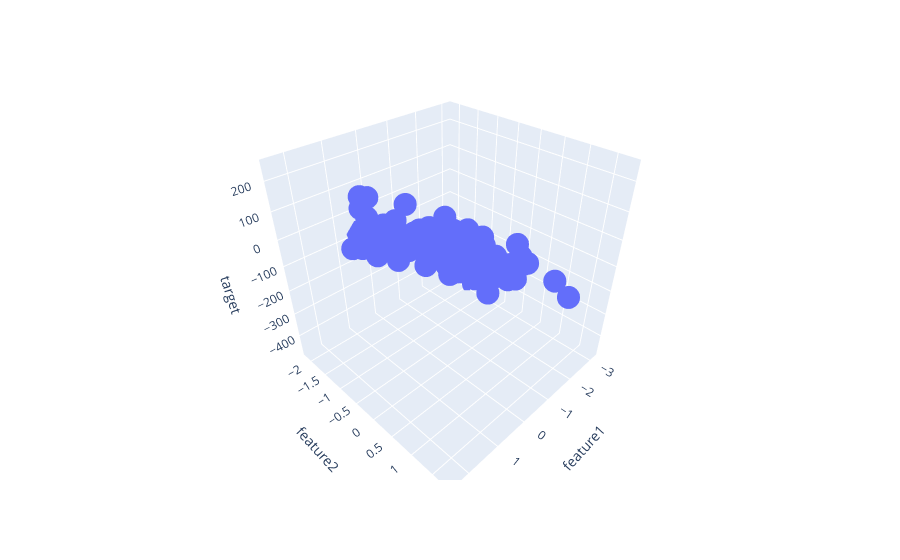

The cell this chart's notebook holds for it:
### Code cell
fig = px.scatter_3d(df, x='feature1', y='feature2', z='target')
fig.show()
